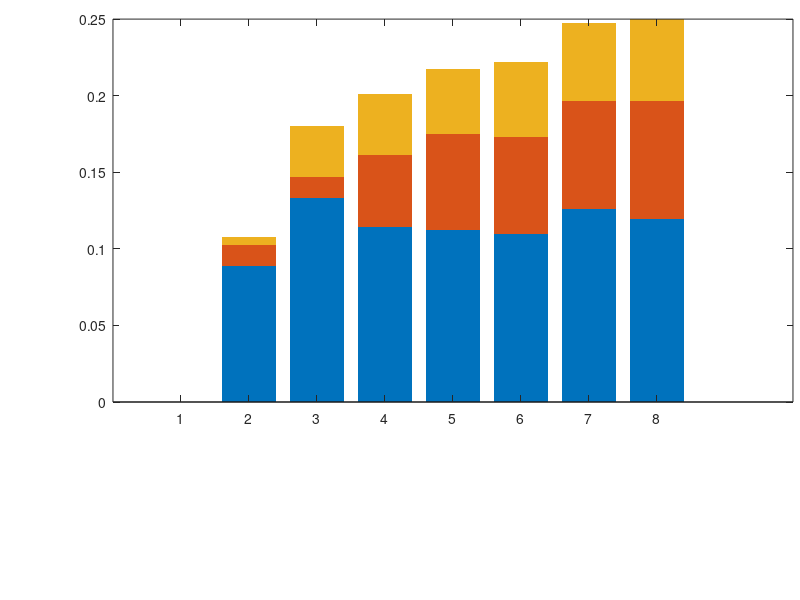

Source code (MATLAB): (Note: this script raises an error after producing the figure.)
clear;
close all;
figure('units','normalized','outerposition',[0 0.05 0.8 0.7]);

subplot('Position',[0.141210526315789,0.33,0.85,0.638174962292611]);

load('Compare_Time_Quarantine.mat','deltaQ','QM','Qtemp','DateIv')

QMN=squeeze(QM(:,:,1));
QMN=QMN(:);

Per=zeros(length(DateIv),3);
for ii=1:length(DateIv)
   Per(ii,:)=[sum(deltaQ(QMN>=0,ii)==1) sum(deltaQ(QMN>=0,ii)==2) sum(deltaQ(QMN>=0,ii)>=3)]./sum(QMN>=0);
end

bar(Per,'stacked','LineStyle','none');
XL=cell(size(DateIv));
for ii=1:length(DateIv)
    XL{ii}=datestr(datenum(DateIv{ii}));
end
xlim([0.5 length(DateIv)+0.5])
ylim([0 0.45]);
set(gca,'LineWidth',2,'tickdir','out','Fontsize',20,'XTick',[1:length(DateIv)],'XTickLabel',XL,'YTick',[0:0.05:0.45])
xtickangle(90);
box off;
legend({'One additional day required','Two additional days required','Three or more additional days required'},'Fontsize',18,'Location','NorthWest');

xlabel('Date of epidemic information','Fontsize',24);
ylabel({'Fraction of October 3','specified quarantines','in need of an increase'},'Fontsize',24);


figure('units','normalized','outerposition',[0 0.05 0.8 0.7]);

subplot('Position',[0.141210526315789,0.33,0.84,0.62]);

QS=Qtemp(QMN>=0,:);

plot(mean(QS,1),'k-o','LineWidth',2,'MarkerFace','k');

xlim([1 length(DateIv)])
ylim([0 1]);
set(gca,'LineWidth',2,'tickdir','out','Fontsize',20,'XTick',[1:length(DateIv)],'XTickLabel',XL,'YTick',[0:0.1:1])
xtickangle(90);
box off;
grid on

xlabel('Date of epidemic information','Fontsize',24);
ylabel({'Fraction of October 3 quarantines',' that never resulted in an','increase of infections'},'Fontsize',22);

print(gcf,'Figure_Temporal_Q.png','-dpng','-r600');



